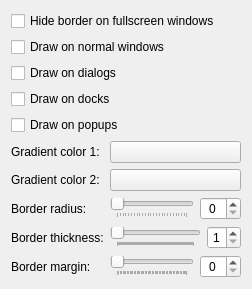
<?xml version="1.0" encoding="UTF-8"?>
<ui version="4.0">
 <class>BorderGlowConfigForm</class>
 <widget class="QWidget" name="BorderGlowConfigForm">
  <layout class="QVBoxLayout" name="mainLayout">
   <item>
    <widget class="QCheckBox" name="kcfg_SkipFullscreen">
     <property name="text">
      <string>Hide border on fullscreen windows</string>
     </property>
    </widget>
   </item>
   <item>
    <widget class="QCheckBox" name="kcfg_DrawNormalWindows">
     <property name="text">
      <string>Draw on normal windows</string>
     </property>
    </widget>
   </item>
   <item>
    <widget class="QCheckBox" name="kcfg_DrawDialogs">
     <property name="text">
      <string>Draw on dialogs</string>
     </property>
    </widget>
   </item>
   <item>
    <widget class="QCheckBox" name="kcfg_DrawDocks">
     <property name="text">
      <string>Draw on docks</string>
     </property>
    </widget>
   </item>
   <item>
    <widget class="QCheckBox" name="kcfg_DrawPopups">
     <property name="text">
      <string>Draw on popups</string>
     </property>
    </widget>
   </item>
   <item>
    <layout class="QFormLayout" name="colorFormLayout">
     <item row="0" column="0">
      <widget class="QLabel" name="gradientColor1Label">
       <property name="text">
        <string>Gradient color 1:</string>
       </property>
      </widget>
     </item>
     <item row="0" column="1">
      <widget class="KColorButton" name="kcfg_GradientColor1"/>
     </item>
     <item row="1" column="0">
      <widget class="QLabel" name="gradientColor2Label">
       <property name="text">
        <string>Gradient color 2:</string>
       </property>
      </widget>
     </item>
     <item row="1" column="1">
      <widget class="KColorButton" name="kcfg_GradientColor2"/>
     </item>
     <item row="2" column="0">
      <widget class="QLabel" name="borderRadiusLabel">
       <property name="text">
        <string>Border radius:</string>
       </property>
      </widget>
     </item>
     <item row="2" column="1">
      <layout class="QHBoxLayout" name="borderRadiusLayout">
       <item>
        <widget class="QSlider" name="kcfg_BorderRadius">
         <property name="orientation">
          <enum>Qt::Horizontal</enum>
         </property>
         <property name="tickPosition">
          <enum>QSlider::TicksBelow</enum>
         </property>
         <property name="tickInterval">
          <number>4</number>
         </property>
        </widget>
       </item>
       <item>
        <widget class="QSpinBox" name="borderRadiusPreview">
         <property name="minimum">
          <number>0</number>
         </property>
         <property name="maximum">
          <number>32</number>
         </property>
         <property name="alignment">
          <set>Qt::AlignCenter</set>
         </property>
        </widget>
       </item>
      </layout>
     </item>
     <item row="3" column="0">
      <widget class="QLabel" name="borderThicknessLabel">
       <property name="text">
        <string>Border thickness:</string>
       </property>
      </widget>
     </item>
     <item row="3" column="1">
      <layout class="QHBoxLayout" name="borderThicknessLayout">
       <item>
        <widget class="QSlider" name="kcfg_BorderThickness">
         <property name="orientation">
          <enum>Qt::Horizontal</enum>
         </property>
         <property name="tickPosition">
          <enum>QSlider::TicksBelow</enum>
         </property>
         <property name="tickInterval">
          <number>1</number>
         </property>
        </widget>
       </item>
       <item>
        <widget class="QSpinBox" name="borderThicknessPreview">
         <property name="minimum">
          <number>1</number>
         </property>
         <property name="maximum">
          <number>6</number>
         </property>
         <property name="alignment">
          <set>Qt::AlignCenter</set>
         </property>
        </widget>
       </item>
      </layout>
     </item>
     <item row="4" column="0">
      <widget class="QLabel" name="borderMarginLabel">
       <property name="text">
        <string>Border margin:</string>
       </property>
      </widget>
     </item>
     <item row="4" column="1">
      <layout class="QHBoxLayout" name="borderMarginLayout">
       <item>
        <widget class="QSlider" name="kcfg_BorderMargin">
         <property name="orientation">
          <enum>Qt::Horizontal</enum>
         </property>
         <property name="tickPosition">
          <enum>QSlider::TicksBelow</enum>
         </property>
         <property name="tickInterval">
          <number>2</number>
         </property>
        </widget>
       </item>
       <item>
        <widget class="QSpinBox" name="borderMarginPreview">
         <property name="minimum">
          <number>0</number>
         </property>
         <property name="maximum">
          <number>16</number>
         </property>
         <property name="alignment">
          <set>Qt::AlignCenter</set>
         </property>
        </widget>
       </item>
      </layout>
     </item>
    </layout>
   </item>
  </layout>
 </widget>
 <customwidgets>
  <customwidget>
   <class>KColorButton</class>
   <extends>QPushButton</extends>
   <header>KColorButton</header>
  </customwidget>
 </customwidgets>
 <resources/>
 <connections/>
</ui>
